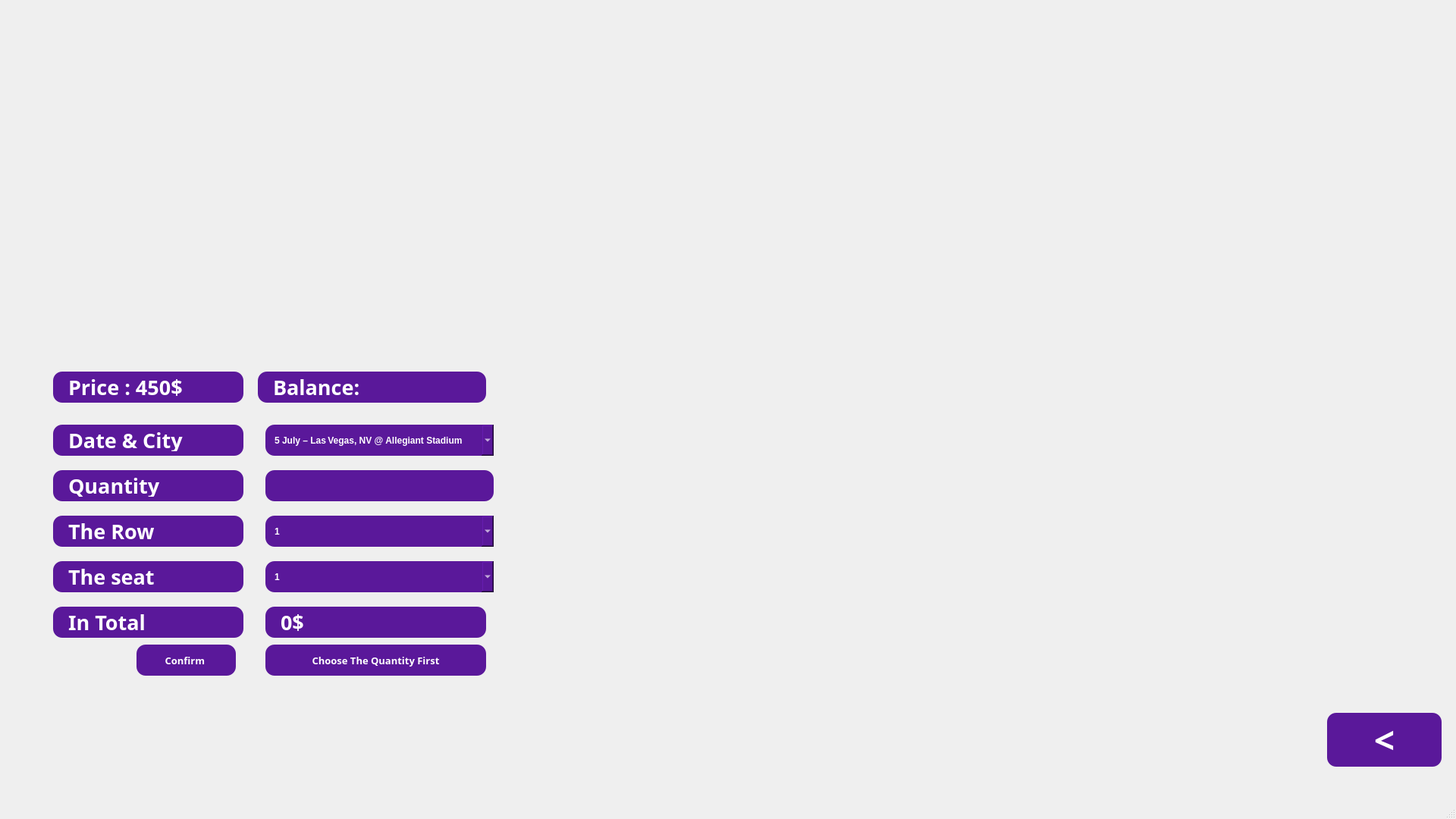
<?xml version="1.0" encoding="UTF-8"?>
<ui version="4.0">
 <class>WeekendPage</class>
 <widget class="QMainWindow" name="WeekendPage">
  <property name="geometry">
   <rect>
    <x>0</x>
    <y>0</y>
    <width>1920</width>
    <height>1080</height>
   </rect>
  </property>
  <property name="minimumSize">
   <size>
    <width>1920</width>
    <height>1080</height>
   </size>
  </property>
  <property name="maximumSize">
   <size>
    <width>1920</width>
    <height>1080</height>
   </size>
  </property>
  <property name="windowTitle">
   <string>MainWindow</string>
  </property>
  <widget class="QWidget" name="centralwidget">
   <widget class="QLabel" name="label">
    <property name="geometry">
     <rect>
      <x>0</x>
      <y>-50</y>
      <width>1920</width>
      <height>1080</height>
     </rect>
    </property>
    <property name="sizePolicy">
     <sizepolicy hsizetype="Preferred" vsizetype="Preferred">
      <horstretch>0</horstretch>
      <verstretch>0</verstretch>
     </sizepolicy>
    </property>
    <property name="minimumSize">
     <size>
      <width>1920</width>
      <height>1080</height>
     </size>
    </property>
    <property name="maximumSize">
     <size>
      <width>1920</width>
      <height>1080</height>
     </size>
    </property>
    <property name="text">
     <string/>
    </property>
    <property name="pixmap">
     <pixmap>weekendPage.png</pixmap>
    </property>
   </widget>
   <widget class="QPushButton" name="WeekendBackBtn">
    <property name="geometry">
     <rect>
      <x>1750</x>
      <y>940</y>
      <width>151</width>
      <height>71</height>
     </rect>
    </property>
    <property name="font">
     <font>
      <family>Rockwell</family>
      <pointsize>36</pointsize>
      <weight>75</weight>
      <bold>true</bold>
     </font>
    </property>
    <property name="styleSheet">
     <string notr="true">
    background-color: #5A189A;
    color: white;
    border-radius: 12px;
    padding: 6px 12px;
    font-weight: bold;

</string>
    </property>
    <property name="text">
     <string>&lt;</string>
    </property>
   </widget>
   <widget class="QComboBox" name="DateWeekendComboBox">
    <property name="geometry">
     <rect>
      <x>350</x>
      <y>560</y>
      <width>301</width>
      <height>41</height>
     </rect>
    </property>
    <property name="styleSheet">
     <string notr="true">
    background-color: #5A189A;
    color: white;
    border-radius: 12px;
    padding: 6px 12px;
    font-weight: bold;

</string>
    </property>
    <item>
     <property name="text">
      <string>5 July – Las Vegas, NV @ Allegiant Stadium </string>
     </property>
    </item>
    <item>
     <property name="text">
      <string>8 July -  Santa Clara, CA @ Levi’s Stadium</string>
     </property>
    </item>
    <item>
     <property name="text">
      <string>9 July -Santa Clara, CA @ Levi’s Stadium</string>
     </property>
    </item>
    <item>
     <property name="text">
      <string>12 July -Seattle, WA @ Lumen Field </string>
     </property>
    </item>
    <item>
     <property name="text">
      <string>15 July -Vancouver, BC @ BC Place</string>
     </property>
    </item>
    <item>
     <property name="text">
      <string>16 July - Vancouver, BC @ BC Place</string>
     </property>
    </item>
    <item>
     <property name="text">
      <string>19 July -  Edmonton, AB @ Commonwealth Stadium</string>
     </property>
    </item>
    <item>
     <property name="text">
      <string>24 July -Montreal, QC @ Parc Jean‑Drapeau</string>
     </property>
    </item>
    <item>
     <property name="text">
      <string>25 July -Montreal, QC @ Parc Jean‑Drapeau</string>
     </property>
    </item>
    <item>
     <property name="text">
      <string>27 July - Toronto, ON @ Rogers Centre</string>
     </property>
    </item>
    <item>
     <property name="text">
      <string>28 July - Toronto, ON @ Rogers Centre</string>
     </property>
    </item>
    <item>
     <property name="text">
      <string>30 July -Philadelphia, PA @ Lincoln Financial Field</string>
     </property>
    </item>
    <item>
     <property name="text">
      <string>31 July -Philadelphia, PA @ Lincoln Financial Field</string>
     </property>
    </item>
    <item>
     <property name="text">
      <string>2 August - Landover, MD @ Northwest Stadium</string>
     </property>
    </item>
    <item>
     <property name="text">
      <string>12 August -Nashville, TN @ Nissan Stadium</string>
     </property>
    </item>
    <item>
     <property name="text">
      <string>15 August -Miami Gardens, FL @ Hard Rock Stadium </string>
     </property>
    </item>
    <item>
     <property name="text">
      <string>21 August -Atlanta, GA @ Mercedes‑Benz Stadium</string>
     </property>
    </item>
    <item>
     <property name="text">
      <string>24 August -Orlando, FL @ Camping World Stadium</string>
     </property>
    </item>
    <item>
     <property name="text">
      <string>27 August -Arlington, TX @ AT&amp;T Stadium</string>
     </property>
    </item>
    <item>
     <property name="text">
      <string>28 August -Arlington, TX @ AT&amp;T Stadium</string>
     </property>
    </item>
    <item>
     <property name="text">
      <string>30 August - Houston, TX @ NRG Stadium</string>
     </property>
    </item>
    <item>
     <property name="text">
      <string>31 August - Houston, TX @ NRG Stadium</string>
     </property>
    </item>
    <item>
     <property name="text">
      <string>3 September -  San Antonio, TX @ Alamodome</string>
     </property>
    </item>
   </widget>
   <widget class="QLabel" name="WeekendPriceLabel">
    <property name="geometry">
     <rect>
      <x>70</x>
      <y>490</y>
      <width>251</width>
      <height>41</height>
     </rect>
    </property>
    <property name="font">
     <font>
      <family>Rockwell</family>
      <pointsize>20</pointsize>
      <weight>75</weight>
      <bold>true</bold>
     </font>
    </property>
    <property name="styleSheet">
     <string notr="true">QLabel {
    background-color: #5A189A;
    color: white;
    border-radius: 12px;
    padding: 6px 12px;
    font-weight: bold;
}
</string>
    </property>
    <property name="text">
     <string>Price : 450$</string>
    </property>
   </widget>
   <widget class="QLabel" name="DateWeekendLabel">
    <property name="geometry">
     <rect>
      <x>70</x>
      <y>560</y>
      <width>251</width>
      <height>41</height>
     </rect>
    </property>
    <property name="font">
     <font>
      <family>Rockwell</family>
      <pointsize>20</pointsize>
      <weight>75</weight>
      <bold>true</bold>
     </font>
    </property>
    <property name="styleSheet">
     <string notr="true">QLabel {
    background-color: #5A189A;
    color: white;
    border-radius: 12px;
    padding: 6px 12px;
    font-weight: bold;
}
</string>
    </property>
    <property name="text">
     <string>Date &amp; City</string>
    </property>
   </widget>
   <widget class="QLabel" name="QuantityWeekendLabel">
    <property name="geometry">
     <rect>
      <x>70</x>
      <y>620</y>
      <width>251</width>
      <height>41</height>
     </rect>
    </property>
    <property name="font">
     <font>
      <family>Rockwell</family>
      <pointsize>20</pointsize>
      <weight>75</weight>
      <bold>true</bold>
     </font>
    </property>
    <property name="styleSheet">
     <string notr="true">QLabel {
    background-color: #5A189A;
    color: white;
    border-radius: 12px;
    padding: 6px 12px;
    font-weight: bold;
}
</string>
    </property>
    <property name="text">
     <string>Quantity</string>
    </property>
   </widget>
   <widget class="QPushButton" name="ConfirmWeekendBtn">
    <property name="geometry">
     <rect>
      <x>180</x>
      <y>850</y>
      <width>131</width>
      <height>41</height>
     </rect>
    </property>
    <property name="font">
     <font>
      <family>Rockwell</family>
      <pointsize>10</pointsize>
      <weight>75</weight>
      <bold>true</bold>
     </font>
    </property>
    <property name="styleSheet">
     <string notr="true">
    background-color: #5A189A;
    color: white;
    border-radius: 12px;
    padding: 6px 12px;
    font-weight: bold;

</string>
    </property>
    <property name="text">
     <string>Confirm </string>
    </property>
   </widget>
   <widget class="QLabel" name="RowWeekendLabel">
    <property name="geometry">
     <rect>
      <x>70</x>
      <y>680</y>
      <width>251</width>
      <height>41</height>
     </rect>
    </property>
    <property name="font">
     <font>
      <family>Rockwell</family>
      <pointsize>20</pointsize>
      <weight>75</weight>
      <bold>true</bold>
     </font>
    </property>
    <property name="styleSheet">
     <string notr="true">QLabel {
    background-color: #5A189A;
    color: white;
    border-radius: 12px;
    padding: 6px 12px;
    font-weight: bold;
}
</string>
    </property>
    <property name="text">
     <string>The Row</string>
    </property>
   </widget>
   <widget class="QLabel" name="SeatWeekendLabel">
    <property name="geometry">
     <rect>
      <x>70</x>
      <y>740</y>
      <width>251</width>
      <height>41</height>
     </rect>
    </property>
    <property name="font">
     <font>
      <family>Rockwell</family>
      <pointsize>20</pointsize>
      <weight>75</weight>
      <bold>true</bold>
     </font>
    </property>
    <property name="styleSheet">
     <string notr="true">QLabel {
    background-color: #5A189A;
    color: white;
    border-radius: 12px;
    padding: 6px 12px;
    font-weight: bold;
}
</string>
    </property>
    <property name="text">
     <string>The seat</string>
    </property>
   </widget>
   <widget class="QComboBox" name="RowWeekendComboBox">
    <property name="geometry">
     <rect>
      <x>350</x>
      <y>680</y>
      <width>301</width>
      <height>41</height>
     </rect>
    </property>
    <property name="styleSheet">
     <string notr="true">
    background-color: #5A189A;
    color: white;
    border-radius: 12px;
    padding: 6px 12px;
    font-weight: bold;

</string>
    </property>
    <item>
     <property name="text">
      <string>1</string>
     </property>
    </item>
    <item>
     <property name="text">
      <string>2</string>
     </property>
    </item>
    <item>
     <property name="text">
      <string>3</string>
     </property>
    </item>
    <item>
     <property name="text">
      <string>4</string>
     </property>
    </item>
    <item>
     <property name="text">
      <string>5</string>
     </property>
    </item>
    <item>
     <property name="text">
      <string>6</string>
     </property>
    </item>
    <item>
     <property name="text">
      <string>7</string>
     </property>
    </item>
    <item>
     <property name="text">
      <string>8</string>
     </property>
    </item>
    <item>
     <property name="text">
      <string>9</string>
     </property>
    </item>
    <item>
     <property name="text">
      <string>10</string>
     </property>
    </item>
    <item>
     <property name="text">
      <string>11</string>
     </property>
    </item>
    <item>
     <property name="text">
      <string>12</string>
     </property>
    </item>
    <item>
     <property name="text">
      <string>13</string>
     </property>
    </item>
    <item>
     <property name="text">
      <string>14</string>
     </property>
    </item>
    <item>
     <property name="text">
      <string>15</string>
     </property>
    </item>
    <item>
     <property name="text">
      <string>16</string>
     </property>
    </item>
    <item>
     <property name="text">
      <string>17</string>
     </property>
    </item>
    <item>
     <property name="text">
      <string>18</string>
     </property>
    </item>
    <item>
     <property name="text">
      <string>19</string>
     </property>
    </item>
    <item>
     <property name="text">
      <string>20</string>
     </property>
    </item>
    <item>
     <property name="text">
      <string>21</string>
     </property>
    </item>
    <item>
     <property name="text">
      <string>22</string>
     </property>
    </item>
    <item>
     <property name="text">
      <string>23</string>
     </property>
    </item>
    <item>
     <property name="text">
      <string>24</string>
     </property>
    </item>
    <item>
     <property name="text">
      <string>25</string>
     </property>
    </item>
    <item>
     <property name="text">
      <string>26</string>
     </property>
    </item>
    <item>
     <property name="text">
      <string>27</string>
     </property>
    </item>
    <item>
     <property name="text">
      <string>28</string>
     </property>
    </item>
    <item>
     <property name="text">
      <string>29</string>
     </property>
    </item>
    <item>
     <property name="text">
      <string>30</string>
     </property>
    </item>
   </widget>
   <widget class="QComboBox" name="SeatWeekendComboBox">
    <property name="geometry">
     <rect>
      <x>350</x>
      <y>740</y>
      <width>301</width>
      <height>41</height>
     </rect>
    </property>
    <property name="styleSheet">
     <string notr="true">
    background-color: #5A189A;
    color: white;
    border-radius: 12px;
    padding: 6px 12px;
    font-weight: bold;

</string>
    </property>
    <item>
     <property name="text">
      <string>1</string>
     </property>
    </item>
    <item>
     <property name="text">
      <string>2</string>
     </property>
    </item>
    <item>
     <property name="text">
      <string>3</string>
     </property>
    </item>
    <item>
     <property name="text">
      <string>4</string>
     </property>
    </item>
    <item>
     <property name="text">
      <string>5</string>
     </property>
    </item>
    <item>
     <property name="text">
      <string>6</string>
     </property>
    </item>
    <item>
     <property name="text">
      <string>7</string>
     </property>
    </item>
    <item>
     <property name="text">
      <string>8</string>
     </property>
    </item>
    <item>
     <property name="text">
      <string>9</string>
     </property>
    </item>
    <item>
     <property name="text">
      <string>10</string>
     </property>
    </item>
    <item>
     <property name="text">
      <string>11</string>
     </property>
    </item>
    <item>
     <property name="text">
      <string>12</string>
     </property>
    </item>
    <item>
     <property name="text">
      <string>13</string>
     </property>
    </item>
    <item>
     <property name="text">
      <string>14</string>
     </property>
    </item>
    <item>
     <property name="text">
      <string>15</string>
     </property>
    </item>
    <item>
     <property name="text">
      <string>16</string>
     </property>
    </item>
    <item>
     <property name="text">
      <string>17</string>
     </property>
    </item>
    <item>
     <property name="text">
      <string>18</string>
     </property>
    </item>
    <item>
     <property name="text">
      <string>19</string>
     </property>
    </item>
    <item>
     <property name="text">
      <string>20</string>
     </property>
    </item>
    <item>
     <property name="text">
      <string>21</string>
     </property>
    </item>
    <item>
     <property name="text">
      <string>22</string>
     </property>
    </item>
    <item>
     <property name="text">
      <string>23</string>
     </property>
    </item>
    <item>
     <property name="text">
      <string>24</string>
     </property>
    </item>
    <item>
     <property name="text">
      <string>25</string>
     </property>
    </item>
    <item>
     <property name="text">
      <string>26</string>
     </property>
    </item>
    <item>
     <property name="text">
      <string>27</string>
     </property>
    </item>
    <item>
     <property name="text">
      <string>28</string>
     </property>
    </item>
    <item>
     <property name="text">
      <string>29</string>
     </property>
    </item>
    <item>
     <property name="text">
      <string>30</string>
     </property>
    </item>
   </widget>
   <widget class="QLabel" name="TotalWeekendLabel">
    <property name="geometry">
     <rect>
      <x>70</x>
      <y>800</y>
      <width>251</width>
      <height>41</height>
     </rect>
    </property>
    <property name="font">
     <font>
      <family>Rockwell</family>
      <pointsize>20</pointsize>
      <weight>75</weight>
      <bold>true</bold>
     </font>
    </property>
    <property name="styleSheet">
     <string notr="true">QLabel {
    background-color: #5A189A;
    color: white;
    border-radius: 12px;
    padding: 6px 12px;
    font-weight: bold;
}
</string>
    </property>
    <property name="text">
     <string>In Total</string>
    </property>
   </widget>
   <widget class="QLabel" name="TotalWeekendLabelValue">
    <property name="geometry">
     <rect>
      <x>350</x>
      <y>800</y>
      <width>291</width>
      <height>41</height>
     </rect>
    </property>
    <property name="font">
     <font>
      <family>Rockwell</family>
      <pointsize>20</pointsize>
      <weight>75</weight>
      <bold>true</bold>
     </font>
    </property>
    <property name="styleSheet">
     <string notr="true">QLabel {
    background-color: #5A189A;
    color: white;
    border-radius: 12px;
    padding: 6px 12px;
    font-weight: bold;
}
</string>
    </property>
    <property name="text">
     <string>0$</string>
    </property>
   </widget>
   <widget class="QPushButton" name="PayWeekendBtn">
    <property name="enabled">
     <bool>false</bool>
    </property>
    <property name="geometry">
     <rect>
      <x>350</x>
      <y>850</y>
      <width>291</width>
      <height>41</height>
     </rect>
    </property>
    <property name="font">
     <font>
      <family>Rockwell</family>
      <pointsize>10</pointsize>
      <weight>75</weight>
      <bold>true</bold>
     </font>
    </property>
    <property name="styleSheet">
     <string notr="true">
    background-color: #5A189A;
    color: white;
    border-radius: 12px;
    padding: 6px 12px;
    font-weight: bold;

</string>
    </property>
    <property name="text">
     <string>Choose The Quantity First</string>
    </property>
   </widget>
   <widget class="QLineEdit" name="lineEdit">
    <property name="geometry">
     <rect>
      <x>350</x>
      <y>620</y>
      <width>301</width>
      <height>41</height>
     </rect>
    </property>
    <property name="styleSheet">
     <string notr="true">
    background-color: #5A189A;
    color: white;
    border-radius: 12px;
    padding: 6px 12px;
    font-weight: bold;
</string>
    </property>
   </widget>
   <widget class="QLabel" name="WeekendBalanceLabel">
    <property name="geometry">
     <rect>
      <x>340</x>
      <y>490</y>
      <width>301</width>
      <height>41</height>
     </rect>
    </property>
    <property name="font">
     <font>
      <family>Rockwell</family>
      <pointsize>20</pointsize>
      <weight>75</weight>
      <bold>true</bold>
     </font>
    </property>
    <property name="styleSheet">
     <string notr="true">QLabel {
    background-color: #5A189A;
    color: white;
    border-radius: 12px;
    padding: 6px 12px;
    font-weight: bold;
}
</string>
    </property>
    <property name="text">
     <string>Balance:</string>
    </property>
   </widget>
  </widget>
  <widget class="QMenuBar" name="menubar">
   <property name="geometry">
    <rect>
     <x>0</x>
     <y>0</y>
     <width>1920</width>
     <height>26</height>
    </rect>
   </property>
  </widget>
  <widget class="QStatusBar" name="statusbar"/>
 </widget>
 <resources/>
 <connections/>
</ui>
